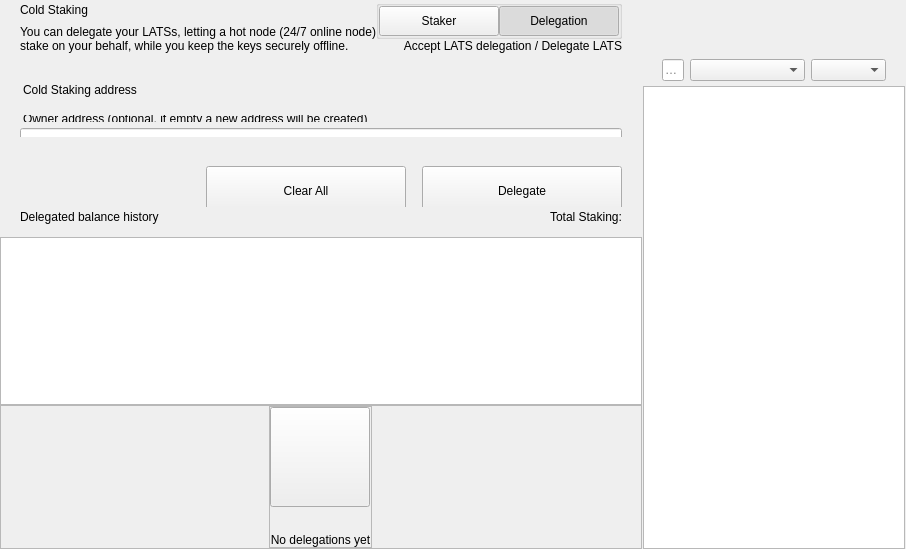
<?xml version="1.0" encoding="UTF-8"?>
<ui version="4.0">
 <class>ColdStakingWidget</class>
 <widget class="QWidget" name="ColdStakingWidget">
  <property name="geometry">
   <rect>
    <x>0</x>
    <y>0</y>
    <width>629</width>
    <height>549</height>
   </rect>
  </property>
  <property name="windowTitle">
   <string notr="true">N/A</string>
  </property>
  <layout class="QHBoxLayout" name="horizontalLayout_1" stretch="2,1">
   <property name="spacing">
    <number>0</number>
   </property>
   <property name="leftMargin">
    <number>0</number>
   </property>
   <property name="topMargin">
    <number>0</number>
   </property>
   <property name="rightMargin">
    <number>0</number>
   </property>
   <property name="bottomMargin">
    <number>0</number>
   </property>
   <item>
    <widget class="QWidget" name="left" native="true">
     <layout class="QVBoxLayout" name="verticalLayout_3">
      <property name="leftMargin">
       <number>0</number>
      </property>
      <property name="topMargin">
       <number>0</number>
      </property>
      <property name="rightMargin">
       <number>0</number>
      </property>
      <property name="bottomMargin">
       <number>0</number>
      </property>
      <item>
       <layout class="QVBoxLayout" name="verticalLayout_2">
        <property name="spacing">
         <number>0</number>
        </property>
        <item>
         <layout class="QVBoxLayout" name="verticalLayoutTop">
          <property name="spacing">
           <number>0</number>
          </property>
          <property name="leftMargin">
           <number>0</number>
          </property>
          <property name="rightMargin">
           <number>0</number>
          </property>
          <item>
           <widget class="QWidget" name="containerTitle" native="true">
            <property name="sizePolicy">
             <sizepolicy hsizetype="Preferred" vsizetype="Minimum">
              <horstretch>0</horstretch>
              <verstretch>0</verstretch>
             </sizepolicy>
            </property>
            <property name="maximumSize">
             <size>
              <width>16777215</width>
              <height>100</height>
             </size>
            </property>
            <layout class="QHBoxLayout" name="containerTitleLayout">
             <property name="spacing">
              <number>0</number>
             </property>
             <property name="leftMargin">
              <number>20</number>
             </property>
             <property name="topMargin">
              <number>0</number>
             </property>
             <property name="rightMargin">
              <number>20</number>
             </property>
             <property name="bottomMargin">
              <number>0</number>
             </property>
             <item>
              <layout class="QVBoxLayout" name="verticalLayout11">
               <property name="spacing">
                <number>5</number>
               </property>
               <item>
                <widget class="QLabel" name="labelTitle">
                 <property name="text">
                  <string>Cold Staking</string>
                 </property>
                </widget>
               </item>
               <item>
                <widget class="QLabel" name="labelSubtitle1">
                 <property name="maximumSize">
                  <size>
                   <width>16777215</width>
                   <height>16777215</height>
                  </size>
                 </property>
                 <property name="text">
                  <string>You can delegate your LATSs, letting a hot node (24/7 online node)
stake on your behalf, while you keep the keys securely offline.</string>
                 </property>
                </widget>
               </item>
              </layout>
             </item>
             <item>
              <spacer name="horizontalSpacer">
               <property name="orientation">
                <enum>Qt::Horizontal</enum>
               </property>
               <property name="sizeHint" stdset="0">
                <size>
                 <width>40</width>
                 <height>20</height>
                </size>
               </property>
              </spacer>
             </item>
             <item>
              <widget class="QWidget" name="containerViewPrivacyChecks" native="true">
               <layout class="QVBoxLayout" name="containerPrivacyChecks">
                <property name="spacing">
                 <number>0</number>
                </property>
                <property name="leftMargin">
                 <number>0</number>
                </property>
                <property name="topMargin">
                 <number>0</number>
                </property>
                <property name="rightMargin">
                 <number>0</number>
                </property>
                <property name="bottomMargin">
                 <number>0</number>
                </property>
                <item alignment="Qt::AlignHCenter|Qt::AlignVCenter">
                 <widget class="QGroupBox" name="groupBox">
                  <property name="title">
                   <string/>
                  </property>
                  <layout class="QHBoxLayout" name="horizontalLayout_2_1">
                   <property name="spacing">
                    <number>0</number>
                   </property>
                   <property name="leftMargin">
                    <number>0</number>
                   </property>
                   <property name="topMargin">
                    <number>0</number>
                   </property>
                   <property name="rightMargin">
                    <number>0</number>
                   </property>
                   <property name="bottomMargin">
                    <number>0</number>
                   </property>
                   <item>
                    <widget class="QPushButton" name="pushLeft">
                     <property name="minimumSize">
                      <size>
                       <width>120</width>
                       <height>30</height>
                      </size>
                     </property>
                     <property name="maximumSize">
                      <size>
                       <width>120</width>
                       <height>30</height>
                      </size>
                     </property>
                     <property name="focusPolicy">
                      <enum>Qt::NoFocus</enum>
                     </property>
                     <property name="text">
                      <string>Staker</string>
                     </property>
                     <property name="checkable">
                      <bool>true</bool>
                     </property>
                     <property name="autoExclusive">
                      <bool>true</bool>
                     </property>
                    </widget>
                   </item>
                   <item>
                    <widget class="QPushButton" name="pushRight">
                     <property name="minimumSize">
                      <size>
                       <width>120</width>
                       <height>30</height>
                      </size>
                     </property>
                     <property name="maximumSize">
                      <size>
                       <width>120</width>
                       <height>30</height>
                      </size>
                     </property>
                     <property name="focusPolicy">
                      <enum>Qt::NoFocus</enum>
                     </property>
                     <property name="text">
                      <string>Delegation</string>
                     </property>
                     <property name="checkable">
                      <bool>true</bool>
                     </property>
                     <property name="checked">
                      <bool>true</bool>
                     </property>
                     <property name="autoExclusive">
                      <bool>true</bool>
                     </property>
                    </widget>
                   </item>
                  </layout>
                 </widget>
                </item>
                <item alignment="Qt::AlignTop">
                 <widget class="QLabel" name="labelSubtitle2">
                  <property name="text">
                   <string>Accept LATS delegation / Delegate LATS</string>
                  </property>
                  <property name="alignment">
                   <set>Qt::AlignRight|Qt::AlignTrailing|Qt::AlignVCenter</set>
                  </property>
                 </widget>
                </item>
               </layout>
              </widget>
             </item>
            </layout>
           </widget>
          </item>
          <item>
           <spacer name="verticalSpacer_2">
            <property name="orientation">
             <enum>Qt::Vertical</enum>
            </property>
            <property name="sizeType">
             <enum>QSizePolicy::Fixed</enum>
            </property>
            <property name="sizeHint" stdset="0">
             <size>
              <width>20</width>
              <height>30</height>
             </size>
            </property>
           </spacer>
          </item>
          <item>
           <widget class="QWidget" name="containerSend" native="true">
            <property name="minimumSize">
             <size>
              <width>0</width>
              <height>50</height>
             </size>
            </property>
            <layout class="QVBoxLayout" name="containerSendRow">
             <property name="spacing">
              <number>6</number>
             </property>
             <property name="leftMargin">
              <number>0</number>
             </property>
             <property name="topMargin">
              <number>0</number>
             </property>
             <property name="rightMargin">
              <number>0</number>
             </property>
             <property name="bottomMargin">
              <number>0</number>
             </property>
             <item>
              <widget class="QLabel" name="labelEditTitle">
               <property name="maximumSize">
                <size>
                 <width>16777215</width>
                 <height>30</height>
                </size>
               </property>
               <property name="styleSheet">
                <string notr="true">padding-left:20px; padding-bottom:3px;</string>
               </property>
               <property name="text">
                <string>Cold Staking address</string>
               </property>
              </widget>
             </item>
             <item>
              <spacer name="verticalSpacer_6">
               <property name="orientation">
                <enum>Qt::Vertical</enum>
               </property>
               <property name="sizeType">
                <enum>QSizePolicy::Fixed</enum>
               </property>
               <property name="sizeHint" stdset="0">
                <size>
                 <width>20</width>
                 <height>9</height>
                </size>
               </property>
              </spacer>
             </item>
             <item>
              <widget class="QWidget" name="containerOwner" native="true">
               <layout class="QVBoxLayout" name="vContainerOwner">
                <property name="spacing">
                 <number>4</number>
                </property>
                <property name="leftMargin">
                 <number>20</number>
                </property>
                <property name="topMargin">
                 <number>0</number>
                </property>
                <property name="rightMargin">
                 <number>20</number>
                </property>
                <property name="bottomMargin">
                 <number>0</number>
                </property>
                <item>
                 <widget class="QLabel" name="labelSubtitleDescription">
                  <property name="maximumSize">
                   <size>
                    <width>16777215</width>
                    <height>20</height>
                   </size>
                  </property>
                  <property name="styleSheet">
                   <string notr="true">margin-bottom:2px;
                   margin-left:0.05px;
                   padding:0px;</string>
                  </property>
                  <property name="text">
                   <string>Owner address (optional, if empty a new address will be created)</string>
                  </property>
                 </widget>
                </item>
                <item>
                 <widget class="QLineEdit" name="lineEditOwnerAddress">
                  <property name="minimumSize">
                   <size>
                    <width>0</width>
                    <height>50</height>
                   </size>
                  </property>
                  <property name="maximumSize">
                   <size>
                    <width>16777215</width>
                    <height>50</height>
                   </size>
                  </property>
                  <property name="styleSheet">
                   <string notr="true"/>
                  </property>
                  <property name="placeholderText">
                   <string>Enter owner address</string>
                  </property>
                 </widget>
                </item>
               </layout>
              </widget>
             </item>
            </layout>
           </widget>
          </item>
         </layout>
        </item>
        <item>
         <spacer name="verticalSpacer_3">
          <property name="orientation">
           <enum>Qt::Vertical</enum>
          </property>
          <property name="sizeType">
           <enum>QSizePolicy::Minimum</enum>
          </property>
          <property name="sizeHint" stdset="0">
           <size>
            <width>20</width>
            <height>20</height>
           </size>
          </property>
         </spacer>
        </item>
        <item>
         <widget class="QWidget" name="containerBtn" native="true">
          <property name="minimumSize">
           <size>
            <width>0</width>
            <height>50</height>
           </size>
          </property>
          <layout class="QHBoxLayout" name="horizontalLayout">
           <property name="rightMargin">
            <number>20</number>
           </property>
           <item>
            <spacer name="horizontalSpacer_2">
             <property name="orientation">
              <enum>Qt::Horizontal</enum>
             </property>
             <property name="sizeHint" stdset="0">
              <size>
               <width>200</width>
               <height>20</height>
              </size>
             </property>
            </spacer>
           </item>
           <item>
            <layout class="QHBoxLayout" name="horizontalLayout_7">
             <item>
              <spacer name="horizontalSpacer_3">
               <property name="orientation">
                <enum>Qt::Horizontal</enum>
               </property>
               <property name="sizeType">
                <enum>QSizePolicy::Expanding</enum>
               </property>
               <property name="sizeHint" stdset="0">
                <size>
                 <width>40</width>
                 <height>20</height>
                </size>
               </property>
              </spacer>
             </item>
             <item>
              <widget class="QPushButton" name="pushButtonClear">
               <property name="minimumSize">
                <size>
                 <width>200</width>
                 <height>50</height>
                </size>
               </property>
               <property name="focusPolicy">
                <enum>Qt::NoFocus</enum>
               </property>
               <property name="text">
                <string>Clear All</string>
               </property>
              </widget>
             </item>
             <item>
              <spacer name="horizontalSpacer_4">
               <property name="orientation">
                <enum>Qt::Horizontal</enum>
               </property>
               <property name="sizeType">
                <enum>QSizePolicy::Fixed</enum>
               </property>
               <property name="sizeHint" stdset="0">
                <size>
                 <width>10</width>
                 <height>20</height>
                </size>
               </property>
              </spacer>
             </item>
             <item>
              <widget class="QPushButton" name="pushButtonSend">
               <property name="minimumSize">
                <size>
                 <width>200</width>
                 <height>50</height>
                </size>
               </property>
               <property name="maximumSize">
                <size>
                 <width>200</width>
                 <height>50</height>
                </size>
               </property>
               <property name="focusPolicy">
                <enum>Qt::NoFocus</enum>
               </property>
               <property name="text">
                <string>Delegate</string>
               </property>
              </widget>
             </item>
            </layout>
           </item>
          </layout>
         </widget>
        </item>
        <item>
         <widget class="QWidget" name="containerHistoryLabel" native="true">
          <layout class="QHBoxLayout" name="horizontalLayout_4">
           <property name="spacing">
            <number>0</number>
           </property>
           <property name="leftMargin">
            <number>20</number>
           </property>
           <property name="topMargin">
            <number>0</number>
           </property>
           <property name="rightMargin">
            <number>20</number>
           </property>
           <property name="bottomMargin">
            <number>0</number>
           </property>
           <item>
            <widget class="QWidget" name="verticalWidget" native="true">
             <property name="minimumSize">
              <size>
               <width>100</width>
               <height>0</height>
              </size>
             </property>
             <layout class="QVBoxLayout" name="verticalLayout_58">
              <property name="leftMargin">
               <number>0</number>
              </property>
              <property name="topMargin">
               <number>0</number>
              </property>
              <property name="rightMargin">
               <number>0</number>
              </property>
              <property name="bottomMargin">
               <number>0</number>
              </property>
              <item>
               <widget class="QLabel" name="labelListHistory">
                <property name="text">
                 <string>Delegated balance history</string>
                </property>
               </widget>
              </item>
             </layout>
            </widget>
           </item>
           <item>
            <spacer name="horizontalSpacer_5">
             <property name="orientation">
              <enum>Qt::Horizontal</enum>
             </property>
             <property name="sizeHint" stdset="0">
              <size>
               <width>40</width>
               <height>20</height>
              </size>
             </property>
            </spacer>
           </item>
           <item>
            <widget class="QLabel" name="labelStakingTotal">
             <property name="text">
              <string>Total Staking:</string>
             </property>
            </widget>
           </item>
          </layout>
         </widget>
        </item>
        <item>
         <layout class="QVBoxLayout" name="verticalLayout_64">
          <property name="spacing">
           <number>0</number>
          </property>
          <item>
           <spacer name="verticalSpacer_44">
            <property name="orientation">
             <enum>Qt::Vertical</enum>
            </property>
            <property name="sizeType">
             <enum>QSizePolicy::Fixed</enum>
            </property>
            <property name="sizeHint" stdset="0">
             <size>
              <width>20</width>
              <height>10</height>
             </size>
            </property>
           </spacer>
          </item>
          <item>
           <widget class="QListView" name="listView">
            <property name="enabled">
             <bool>true</bool>
            </property>
            <property name="mouseTracking">
             <bool>true</bool>
            </property>
           </widget>
          </item>
          <item>
           <widget class="QFrame" name="emptyContainer">
            <property name="minimumSize">
             <size>
              <width>0</width>
              <height>100</height>
             </size>
            </property>
            <property name="frameShape">
             <enum>QFrame::StyledPanel</enum>
            </property>
            <property name="frameShadow">
             <enum>QFrame::Raised</enum>
            </property>
            <layout class="QVBoxLayout" name="verticalLayout_71" stretch="1,8">
             <property name="spacing">
              <number>0</number>
             </property>
             <property name="leftMargin">
              <number>0</number>
             </property>
             <property name="topMargin">
              <number>0</number>
             </property>
             <property name="rightMargin">
              <number>0</number>
             </property>
             <property name="bottomMargin">
              <number>0</number>
             </property>
             <item>
              <spacer name="verticalSpacer">
               <property name="orientation">
                <enum>Qt::Vertical</enum>
               </property>
               <property name="sizeHint" stdset="0">
                <size>
                 <width>20</width>
                 <height>20</height>
                </size>
               </property>
              </spacer>
             </item>
             <item alignment="Qt::AlignHCenter|Qt::AlignVCenter">
              <widget class="QFrame" name="emptyScreen">
               <property name="sizePolicy">
                <sizepolicy hsizetype="Expanding" vsizetype="Expanding">
                 <horstretch>0</horstretch>
                 <verstretch>0</verstretch>
                </sizepolicy>
               </property>
               <property name="frameShape">
                <enum>QFrame::StyledPanel</enum>
               </property>
               <property name="frameShadow">
                <enum>QFrame::Raised</enum>
               </property>
               <layout class="QVBoxLayout" name="verticalLayout">
                <property name="spacing">
                 <number>30</number>
                </property>
                <property name="leftMargin">
                 <number>0</number>
                </property>
                <property name="topMargin">
                 <number>0</number>
                </property>
                <property name="rightMargin">
                 <number>0</number>
                </property>
                <property name="bottomMargin">
                 <number>0</number>
                </property>
                <item alignment="Qt::AlignHCenter|Qt::AlignVCenter">
                 <widget class="QPushButton" name="pushImgEmpty">
                  <property name="minimumSize">
                   <size>
                    <width>100</width>
                    <height>100</height>
                   </size>
                  </property>
                  <property name="maximumSize">
                   <size>
                    <width>100</width>
                    <height>100</height>
                   </size>
                  </property>
                  <property name="focusPolicy">
                   <enum>Qt::NoFocus</enum>
                  </property>
                  <property name="text">
                   <string/>
                  </property>
                  <property name="iconSize">
                   <size>
                    <width>100</width>
                    <height>100</height>
                   </size>
                  </property>
                 </widget>
                </item>
                <item alignment="Qt::AlignHCenter|Qt::AlignVCenter">
                 <widget class="QLabel" name="labelEmpty">
                  <property name="styleSheet">
                   <string notr="true"/>
                  </property>
                  <property name="text">
                   <string>No delegations yet</string>
                  </property>
                  <property name="alignment">
                   <set>Qt::AlignCenter</set>
                  </property>
                 </widget>
                </item>
               </layout>
              </widget>
             </item>
            </layout>
           </widget>
          </item>
         </layout>
        </item>
       </layout>
      </item>
     </layout>
    </widget>
   </item>
   <item>
    <widget class="QWidget" name="right" native="true">
     <layout class="QVBoxLayout" name="rightContainer">
      <property name="spacing">
       <number>0</number>
      </property>
      <property name="leftMargin">
       <number>1</number>
      </property>
      <property name="topMargin">
       <number>0</number>
      </property>
      <property name="rightMargin">
       <number>1</number>
      </property>
      <property name="bottomMargin">
       <number>0</number>
      </property>
      <item>
       <widget class="QWidget" name="containerRightButtons" native="true">
        <property name="minimumSize">
         <size>
          <width>0</width>
          <height>50</height>
         </size>
        </property>
        <layout class="QVBoxLayout" name="verticalLayout_4">
         <property name="leftMargin">
          <number>19</number>
         </property>
         <property name="topMargin">
          <number>0</number>
         </property>
         <property name="rightMargin">
          <number>19</number>
         </property>
         <property name="bottomMargin">
          <number>0</number>
         </property>
         <item>
          <widget class="OptionButton" name="btnCoinControl" native="true">
           <property name="minimumSize">
            <size>
             <width>0</width>
             <height>0</height>
            </size>
           </property>
          </widget>
         </item>
         <item>
          <widget class="OptionButton" name="btnColdStaking" native="true"/>
         </item>
         <item>
          <widget class="OptionButton" name="btnMyStakingAddresses" native="true">
           <property name="sizePolicy">
            <sizepolicy hsizetype="Preferred" vsizetype="Minimum">
             <horstretch>0</horstretch>
             <verstretch>0</verstretch>
            </sizepolicy>
           </property>
          </widget>
         </item>
        </layout>
       </widget>
      </item>
      <item>
       <widget class="QWidget" name="sortWidget" native="true">
        <layout class="QHBoxLayout" name="horizontalLayout_6">
         <property name="leftMargin">
          <number>19</number>
         </property>
         <property name="rightMargin">
          <number>19</number>
         </property>
         <property name="bottomMargin">
          <number>5</number>
         </property>
           <item>
            <widget class="QLineEdit" name="lineEditFilter">
             <property name="sizePolicy">
              <sizepolicy hsizetype="Expanding" vsizetype="Fixed">
               <horstretch>0</horstretch>
               <verstretch>0</verstretch>
              </sizepolicy>
             </property>
             <property name="minimumSize">
              <size>
               <width>0</width>
               <height>0</height>
              </size>
             </property>
             <property name="contextMenuPolicy">
              <enum>Qt::DefaultContextMenu</enum>
             </property>
             <property name="acceptDrops">
              <bool>false</bool>
             </property>
             <property name="maxLength">
              <number>40</number>
             </property>
             <property name="placeholderText">
              <string>Filter</string>
             </property>
            </widget>
           </item>
         <item>
          <spacer name="horizontalSpacer_6">
           <property name="orientation">
            <enum>Qt::Horizontal</enum>
           </property>
           <property name="sizeType">
              <enum>QSizePolicy::Preferred</enum>
           </property>
           <property name="sizeHint" stdset="0">
            <size>
             <width>20</width>
             <height>20</height>
            </size>
           </property>
          </spacer>
         </item>
         <item>
          <widget class="QComboBox" name="comboBoxSort">
           <property name="sizePolicy">
            <sizepolicy hsizetype="Preferred" vsizetype="Fixed">
             <horstretch>0</horstretch>
             <verstretch>0</verstretch>
            </sizepolicy>
           </property>
           <property name="minimumSize">
            <size>
             <width>115</width>
             <height>0</height>
            </size>
           </property>
          </widget>
         </item>
         <item>
          <widget class="QComboBox" name="comboBoxSortOrder">
           <property name="sizePolicy">
            <sizepolicy hsizetype="Preferred" vsizetype="Fixed">
             <horstretch>0</horstretch>
             <verstretch>0</verstretch>
            </sizepolicy>
           </property>
           <property name="minimumSize">
            <size>
             <width>75</width>
             <height>0</height>
            </size>
           </property>
          </widget>
         </item>
        </layout>
       <zorder>comboBoxSort</zorder>
       <zorder>comboBoxSortOrder</zorder>
       <zorder>lineEditFilter</zorder>
       </widget>
      </item>
      <item>
       <widget class="QListView" name="listViewStakingAddress">
        <property name="enabled">
         <bool>true</bool>
        </property>
        <property name="mouseTracking">
         <bool>true</bool>
        </property>
       </widget>
      </item>
     </layout>
    </widget>
   </item>
  </layout>
 </widget>
 <customwidgets>
  <customwidget>
   <class>OptionButton</class>
   <extends>QWidget</extends>
   <header>qt/lats/optionbutton.h</header>
   <container>1</container>
  </customwidget>
 </customwidgets>
 <resources/>
 <connections/>
</ui>
